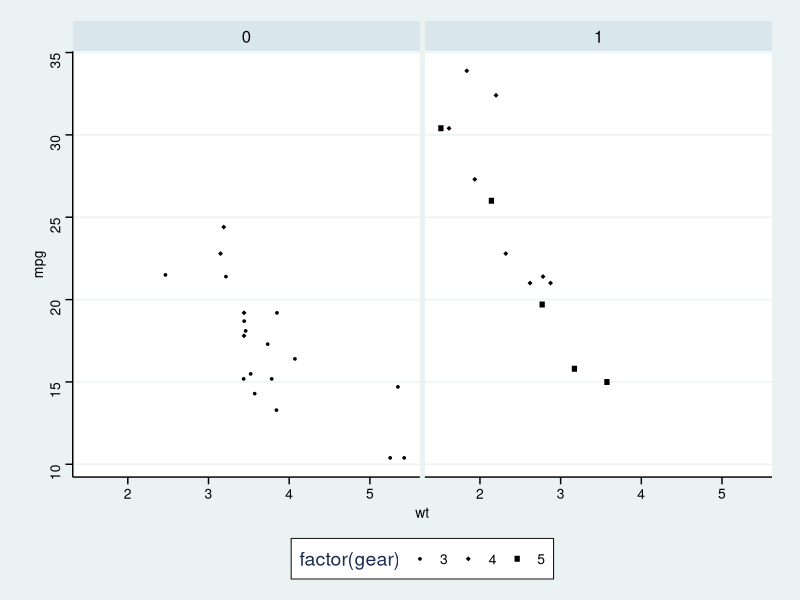

Generate this figure with R:
library(ggthemes)


### Name: scale_shape_stata
### Title: Stata shape scale
### Aliases: scale_shape_stata

### ** Examples

library("ggplot2")

p <- ggplot(mtcars) +
     geom_point(aes(x = wt, y = mpg, shape = factor(gear))) +
     facet_wrap(~am)
p + theme_stata() + scale_shape_stata()
